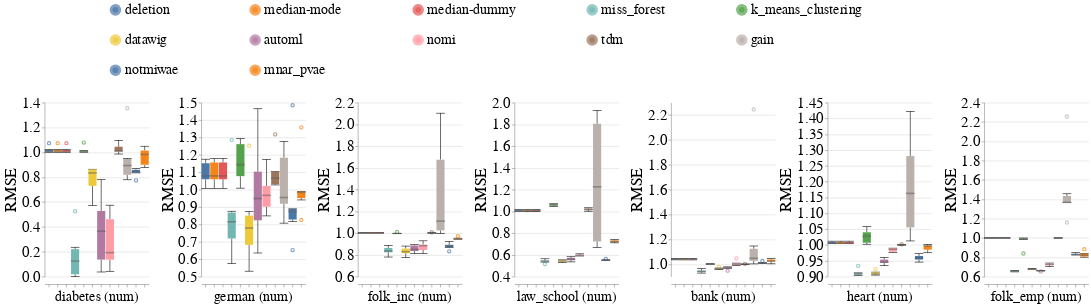

Here is the notebook cell this chart was saved with:
### Code cell
create_box_plots_for_diff_imputers_and_datasets_for_mixed_exp(train_injection_scenario='MCAR3',
                                                              test_injection_scenario='MCAR3',
                                                              metric_name='rmse',
                                                              dataset_to_column_name=DATASET_TO_COLUMN_NAME,
                                                              db_client=db_client,
                                                              without_dummy=False)

### Figure 1 — Vega-Lite specification as saved in the notebook (floating-point values rounded to 4 significant figures; data arrays with more than 128 entries replaced by an {"elided": "..."} marker saying what was removed)
{"config": {"view": {"continuousWidth": 400, "continuousHeight": 300, "stroke": null}, "axis": {"labelFontSize": 26, "labelFontWeight": "normal", "titleFontSize": 28, "titleFontWeight": "normal"}, "facet": {"spacing": 5}, "header": {"labelFontSize": 24, "labelOrient": "bottom", "labelPadding": 5, "titleFontSize": 28}, "legend": {"columns": 5, "direction": "horizontal", "labelFontSize": 24, "labelLimit": 400, "orient": "top", "symbolOffset": 110, "symbolStrokeWidth": 10, "titleAnchor": "middle", "titleFontSize": 26, "titleLimit": 300}, "title": {"fontSize": 28}}, "data": {"name": "data-b9503e3702f035281291fd1b63790be2"}, "mark": {"type": "boxplot", "median": {"stroke": "black", "strokeWidth": 0.7}, "ticks": true}, "encoding": {"color": {"field": "Null_Imputer_Name", "sort": ["deletion", "median-mode", "median-dummy", "miss_forest", "k_means_clustering", "datawig", "automl", "nomi", "tdm", "gain", "notmiwae"], "title": null, "type": "nominal"}, "column": {"field": "Extended_Dataset_Name", "sort": {"field": "Dataset_Sequence_Number", "order": "ascending"}, "title": null, "type": "nominal"}, "x": {"axis": {"labels": false}, "field": "Null_Imputer_Name", "sort": ["deletion", "median-mode", "median-dummy", "miss_forest", "k_means_clustering", "datawig", "automl", "nomi", "tdm", "gain", "notmiwae"], "title": null, "type": "nominal"}, "y": {"field": "Rmse", "scale": {"zero": false}, "title": "RMSE", "type": "quantitative"}}, "resolve": {"scale": {"y": "independent"}}, "width": 180, "$schema": "https://vega.github.io/schema/vega-lite/v4.17.0.json", "datasets": {"data-b9503e3702f035281291fd1b63790be2": {"elided": "504 records"}}}
